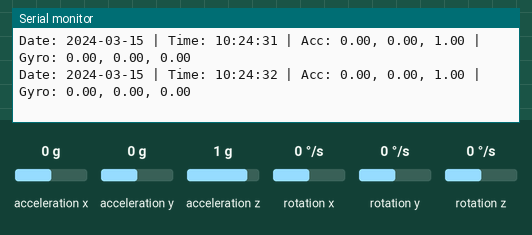
This program was run on a simulated Arduino Nano RP2040 Connect. On the bench: the last lines printed to the serial monitor. Inputs (shaded band) come from the test bench; at power-on: acceleration x 0 g, acceleration y 0 g, acceleration z 1 g, rotation x 0 °/s, rotation y 0 °/s, rotation z 0 °/s. WiFi joins after 1.5 s; servers stay silent unless stated; network time is answered at once with the bench clock; the local clock reads 2024-03-15 10:24:30 at power-on unless the program sets it; not simulated (calls return 0 or success): secrets.h.

Above: at 2.7 s.
2.8 s: acceleration x set to -1.4 g
At 3.4 s:
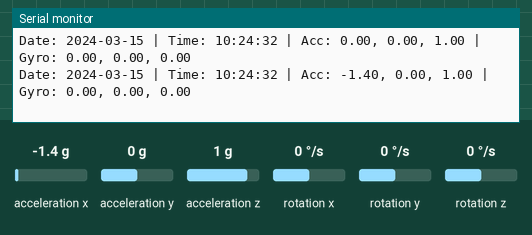
4.3 s: acceleration y set to -1.4 g
At 5.0 s:
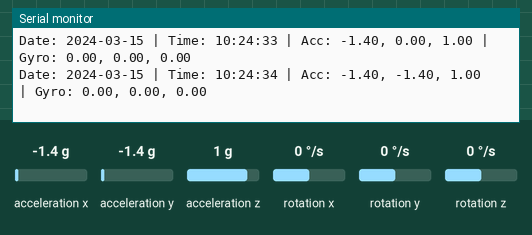
5.8 s: acceleration z set to -1.4 g
At 6.5 s:
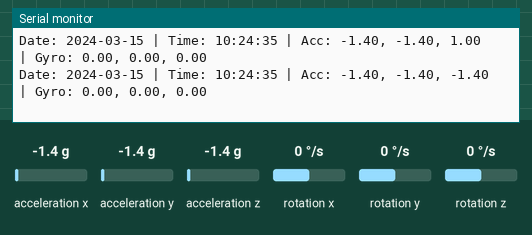
7.3 s: rotation x set to -192 °/s
At 8.0 s:
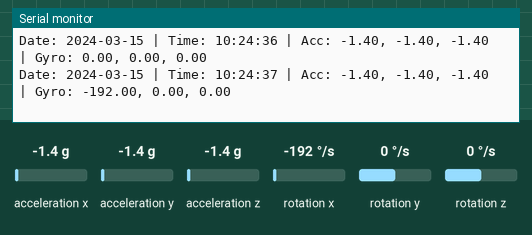
8.8 s: rotation y set to -192 °/s
At 9.5 s:
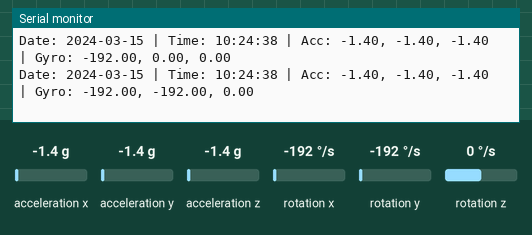
Timing chart, 0 to 11.3 s (numbered marks = the images above; inputs shaded):
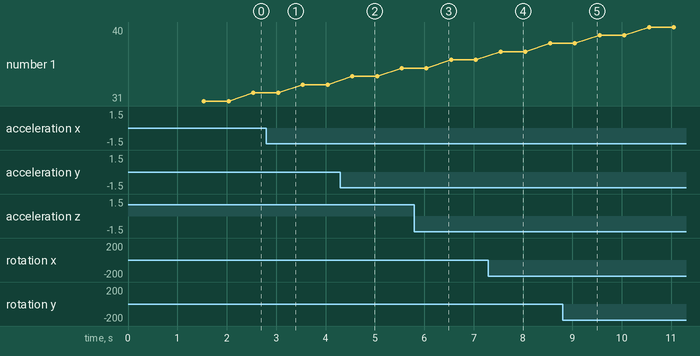

The program:

main.cpp
```cpp
#include <Arduino.h>
#include <Arduino_LSM6DSOX.h>
#include <WiFiNINA.h>
#include <NTPClient.h>
#include <WiFiUdp.h>
#include <TimeLib.h>
#include "secrets.h"

const char* ssid = SSID;
const char* password = PASSWORD;

WiFiUDP ntpUDP;
NTPClient timeClient(ntpUDP, NTP_SERVER, 3600, 60000);

unsigned long epochTime = 0;
unsigned long lastUpdate = 0;
unsigned long lastSampleTime = 0;


void printFormattedDate(unsigned long epochTime) {
    tmElements_t tm;
    breakTime(epochTime, tm);

    Serial.print((int)tm.Year + 1970);
    Serial.print("-");
    if (tm.Month < 10) {
        Serial.print("0");
    }
    Serial.print(tm.Month);
    Serial.print("-");
    if (tm.Day < 10) {
        Serial.print("0");
    }
    Serial.print(tm.Day);
}

void printFormattedTime(unsigned long epochTime) {
    tmElements_t tm;
    breakTime(epochTime, tm);

    if (tm.Hour < 10) {
        Serial.print("0");
    }
    Serial.print(tm.Hour);
    Serial.print(":");
    if (tm.Minute < 10) {
        Serial.print("0");
    }
    Serial.print(tm.Minute);
    Serial.print(":");
    if (tm.Second < 10) {
        Serial.print("0");
    }
    Serial.print(tm.Second);
}

void setup() {
  Serial.begin(9600);
  while (!Serial);

  Serial.println("Connecting to WIFI");
  WiFi.begin(ssid, password);
  while (WiFi.status() != WL_CONNECTED) {
    delay(500);
    Serial.print(".");
  }
  Serial.println("Connected to WIFI");

  if (!IMU.begin()) {
    Serial.println("Failed to initialize IMU!");
    while (1);
  }
  timeClient.begin();
  timeClient.update();

  epochTime = timeClient.getEpochTime();
  lastUpdate = millis();

  Serial.print("Time is: ");
  Serial.println(epochTime);

  WiFi.disconnect();
}

void loop() {
  if (millis() - lastSampleTime > 500) {
    lastSampleTime = millis();
    if (IMU.accelerationAvailable() && IMU.gyroscopeAvailable()) {
      float accX, accY, accZ;
      float gyroX, gyroY, gyroZ;
      IMU.readAcceleration(accX, accY, accZ);
      IMU.readGyroscope(gyroX, gyroY, gyroZ);
      Serial.print("Date: ");
      printFormattedDate(epochTime + (millis() - lastUpdate) / 1000);
      Serial.print(" | Time: ");
      printFormattedTime(epochTime + (millis() - lastUpdate) / 1000);
      Serial.print(" | Acc: ");
      Serial.print(accX);
      Serial.print(", ");
      Serial.print(accY);
      Serial.print(", ");
      Serial.print(accZ);
      Serial.print(" | Gyro: ");
      Serial.print(gyroX);
      Serial.print(", ");
      Serial.print(gyroY);
      Serial.print(", ");
      Serial.println(gyroZ);
    }
  }
}
```

Measured:
- after the input at 2.8 s, the serial monitor: prints a new line after 0.24 s (image 1)
- after the input at 4.3 s, the serial monitor: prints a new line after 0.24 s (image 2)
- after the input at 5.8 s, the serial monitor: prints a new line after 0.24 s (image 3)
- after the input at 7.3 s, the serial monitor: prints a new line after 0.25 s (image 4)
- after the input at 8.8 s, the serial monitor: prints a new line after 0.25 s (image 5)
